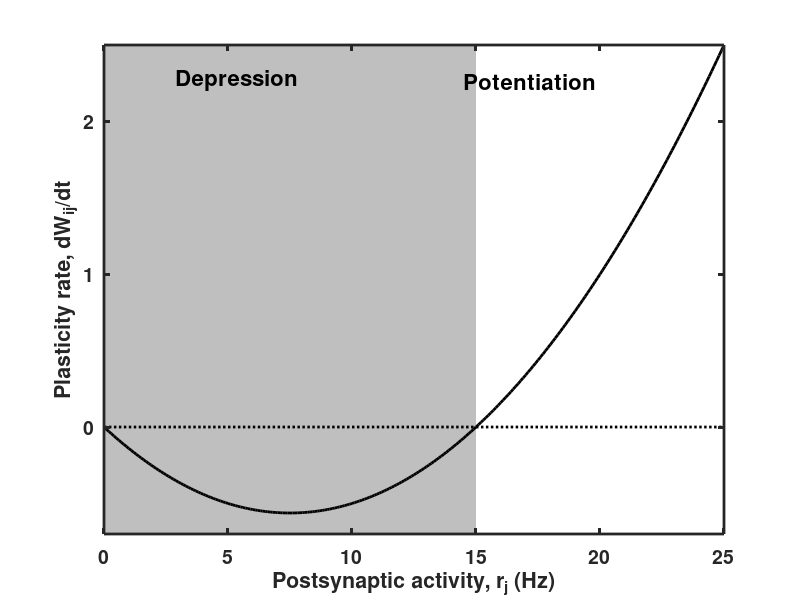

Source code (MATLAB):
% Figure_8_2.m
%
% Code to plot parabola r.(r-r_T) for a threshold r_T.
%
% This code produces Figure 8.2 of 
% An Introductory Course in Computational Neuroscience 
% by Paul Miller (Brandeis University, 2017).
%
%%%%%%%%%%%%%%%%%%%%%%%%%%%%%%%%%%%%%%%%%%%%%%%%%%%%%%%%%%%%%%%%%%%%%%%%%%%

r_pre = 10;                 % presynaptic rate
r_post = 0:0.1:25;          % set of postsynaptic rates
r_T = 15;                   % threshold rate
epsilon = 0.001;            % scales down plasticity rate
% dWdt is rate of plasticity as a function of r_post
dWdt = epsilon*r_pre*r_post.*(r_post-r_T);    

%% Set up the plotting parameters
set(0,'DefaultLineLineWidth',2,...
    'DefaultLineMarkerSize',8, ...
    'DefaultAxesLineWidth',2, ...
    'DefaultAxesFontSize',14,...
    'DefaultAxesFontWeight','Bold');
figure(1)
clf
fill([0 0 r_T r_T], [-5 5 5 -5],[0.75, 0.75, 0.75], ...
    'EdgeColor','none')
hold on

% Plot plasticity rate
plot(r_post,dWdt,'k')
hold on
%Plot dotted line to indicate zero crossings
plot(r_post,zeros(size(r_post)),'k:')

annotation('textbox',[0.22 0.85 0.1 0.02],'LineStyle','none', ...
    'FontSize',16,'FontWeight','Bold','String','Depression')
annotation('textbox',[0.58 0.85 0.1 0.02],'LineStyle','none', ...
    'FontSize',16,'FontWeight','Bold','String','Potentiation')

set(gca,'YTick',[0 1 2])
set(gca,'Layer','top')
xlabel('Postsynaptic activity, r_{j} (Hz)')
ylabel('Plasticity rate, dW_{ij}/dt')
axis([0 25 -0.7 2.5])
